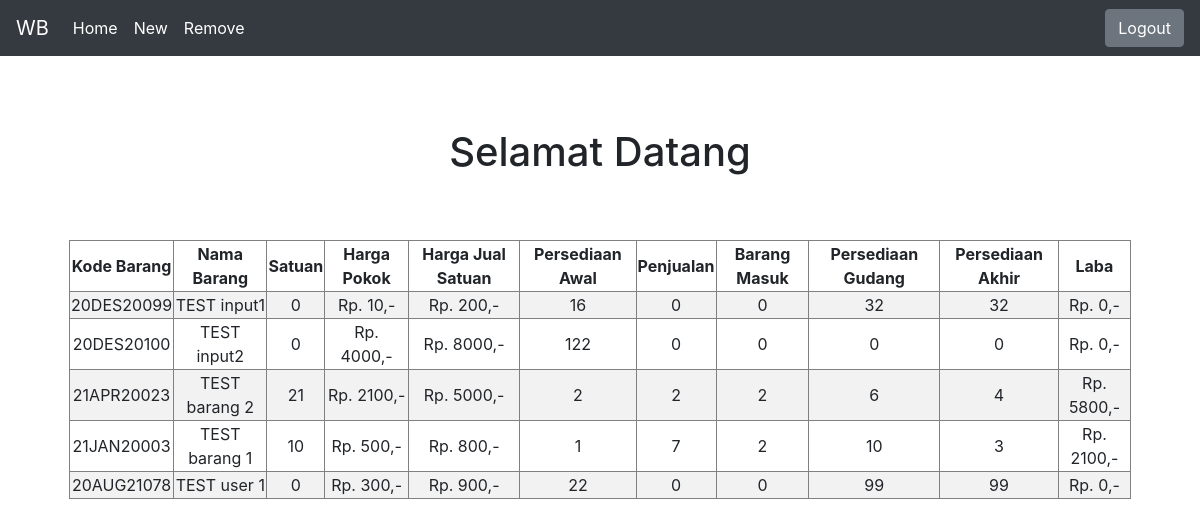
The app's page /home.php with its own data.
### tables this page shows
CREATE TABLE `barang` (
  `kodebarang` varchar(10) NOT NULL,
  `namabarang` varchar(30) NOT NULL,
  `satuan` int DEFAULT NULL,
  `hargapokok` float NOT NULL,
  `hargajualsatuan` float NOT NULL
);

CREATE TABLE `jumlah` (
  `kodebarang` varchar(10) NOT NULL,
  `persediaanawal` int DEFAULT NULL,
  `penjualan` int DEFAULT NULL,
  `barangmasuk` int DEFAULT NULL,
  `persediaanakhir` int DEFAULT NULL,
  `persediaangudang` int DEFAULT NULL
);

### db_connect.php (called while the page is built, shortened)
<?php
class database{
	var $host = "localhost";
	var $username = "root";
	var $password = "root";
	var $database = "stockopname";
	function __construct(){
		$this->koneksi = mysqli_connect($this->host, $this->username, $this->password,$this->database);
	}
}
?>

### home.php (the view, shortened to what this page needs)
<?php
include_once("db_connect.php");
$database = new database();
$resultown = mysqli_query($database->koneksi, "SELECT * FROM barang LEFT JOIN jumlah ON barang.kodebarang = jumlah.kodebarang;");
?>
<!doctype html>
<html lang="en">
  <head>
<link href="assets/css/bootstrap.min.css" rel="stylesheet">
    <link href="assets/css/starter-template.css" rel="stylesheet">
  </head>
  <body>
    <nav class="navbar navbar-expand-md navbar-dark bg-dark fixed-top">
  <a class="navbar-brand" href="#">WB</a>
  <div class="collapse navbar-collapse" id="navbarsExampleDefault">
    <ul class="navbar-nav mr-auto">
      <li class="nav-item active">
        <a class="nav-link" href="#">Home <span class="sr-only">(current)</span></a>
      </li>
      <li class="nav-item active">
        <a id="myBtnNEW" class="nav-link" href="#">New <span class="sr-only">(current)</span></a>
      </li>
      <li class="nav-item active">
        <a id="myBtnREM" class="nav-link" href="#">Remove <span class="sr-only">(current)</span></a>
      </li>
	  <li class="nav-item active">
	  <a id="stockflow" class="nav-link" href="stockflow.php">
	  <span class="sr-only">(stockflow.php)</span></a>
	  </li>
    </ul>
    <a href="logout.php" class="form-inline my-2 my-lg-0 btn btn-secondary">Logout</a>
  </div>
</nav>
<main role="main" class="container">
  <div id="mainC" class="starter-template">
    <h1>Selamat Datang <?php echo $_SESSION['nama']; ?></h1>
	<br/><br/>
		<div id="tableOWN" class="tableShow">
			<table width='100%' border=1>
			<tr>
			<th>Kode Barang</th><th>Nama Barang</th><th>Satuan</th><th>Harga Pokok</th><th>Harga Jual Satuan</th>
			<th>Persediaan Awal</th><th>Penjualan</th><th>Barang Masuk</th><th>Persediaan Gudang</th>
			<th>Persediaan Akhir</th><th>Laba</th>
			</tr>
			<?php
			while($data = mysqli_fetch_array($resultown)) {
				$rumuslaba=($data['penjualan']*$data['hargajualsatuan'])-($data['penjualan']*$data['hargapokok']);
				$rumusakhir=$data['persediaangudang']-$data['penjualan'];
				echo "<tr>";
				echo "<td>".$data['kodebarang']."</td>";
				echo "<td>".$data['namabarang']."</td>";
				echo "<td>".$data['satuan']."</td>";
				echo "<td>Rp. ".$data['hargapokok'].",- </td>";
				echo "<td>Rp. ".$data['hargajualsatuan'].",- </td>";
				echo "<td>".$data['persediaanawal']."</td>";
				echo "<td>".$data['penjualan']."</td>";
				echo "<td>".$data['barangmasuk']."</td>";
				echo "<td>".$data['persediaangudang']."</td>";
				echo "<td>".$rumusakhir."</td>";
				echo "<td>Rp. ".$rumuslaba.",-</td>";
				echo "</tr>";
			}
			?>
			</table>
		</div>
  </div>
</main>
      </body>
</html>

### assets/css/starter-template.css (style rules this page uses)
body { padding-top: 5rem; }
.starter-template { padding: 3rem 1.5rem; text-align: center; }

### home.php (style rules this page uses)
tr:nth-child(even) { background-color: #f2f2f2; }
th { background-color: }

### records on screen
barang: jumlah.kodebarang "20DES20099", namabarang "TEST input1", satuan "0", hargapokok "10", hargajualsatuan "200", jumlah.persediaanawal "16", jumlah.penjualan "0", jumlah.barangmasuk "0", jumlah.persediaangudang "32"
barang: jumlah.kodebarang "20DES20100", namabarang "TEST input2", satuan "0", hargapokok "4000", hargajualsatuan "8000", jumlah.persediaanawal "122", jumlah.penjualan "0", jumlah.barangmasuk "0", jumlah.persediaangudang "0"
barang: jumlah.kodebarang "21APR20023", namabarang "TEST barang 2", satuan "21", hargapokok "2100", hargajualsatuan "5000", jumlah.persediaanawal "2", jumlah.penjualan "2", jumlah.barangmasuk "2", jumlah.persediaangudang "6", jumlah.persediaangudang+penjualan "4", rumuslaba "5800"
barang: jumlah.kodebarang "21JAN20003", namabarang "TEST barang 1", satuan "10", hargapokok "500", hargajualsatuan "800", jumlah.persediaanawal "1", jumlah.penjualan "7", jumlah.barangmasuk "2", jumlah.persediaangudang "10", jumlah.persediaangudang+penjualan "3", rumuslaba "2100"
barang: jumlah.kodebarang "20AUG21078", namabarang "TEST user 1", satuan "0", hargapokok "300", hargajualsatuan "900", jumlah.persediaanawal "22", jumlah.penjualan "0", jumlah.barangmasuk "0", jumlah.persediaangudang "99"
